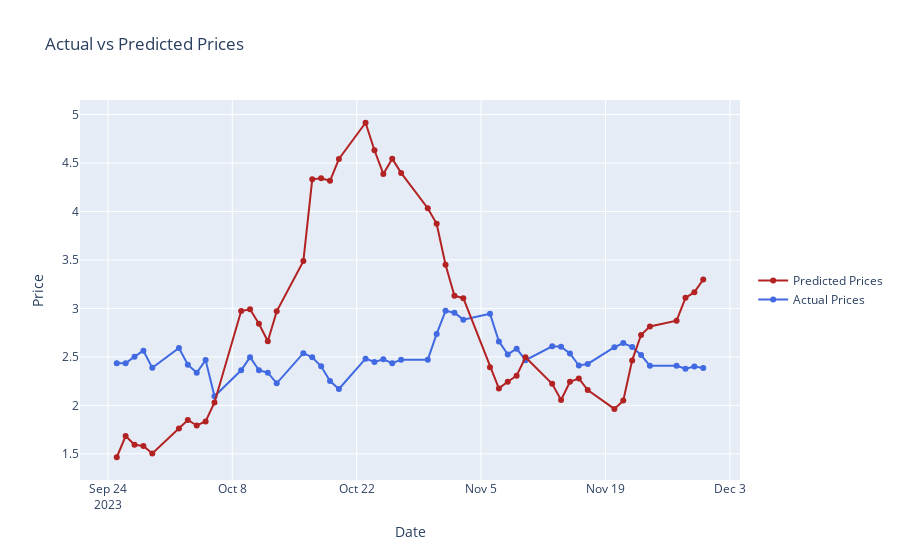

The code cell stored with this chart in its notebook:
### Code cell
# Plotting
dates_for_plotting = test_data_2023_second_half.index[window_size:]

fig = go.Figure()
fig.add_trace(go.Scatter(x=dates_for_plotting, y=actuals,
                         mode='lines+markers',
                         name='Actual Prices',
                         line=dict(color='royalblue')))
fig.add_trace(go.Scatter(x=dates_for_plotting, y=predictions,
                         mode='lines+markers',
                         name='Predicted Prices',
                         line=dict(color='firebrick')))
fig.update_layout(title='Actual vs Predicted Prices',
                  xaxis_title='Date',
                  yaxis_title='Price',
                  legend=dict(y=0.5, traceorder='reversed', font_size=12))

fig.show()
